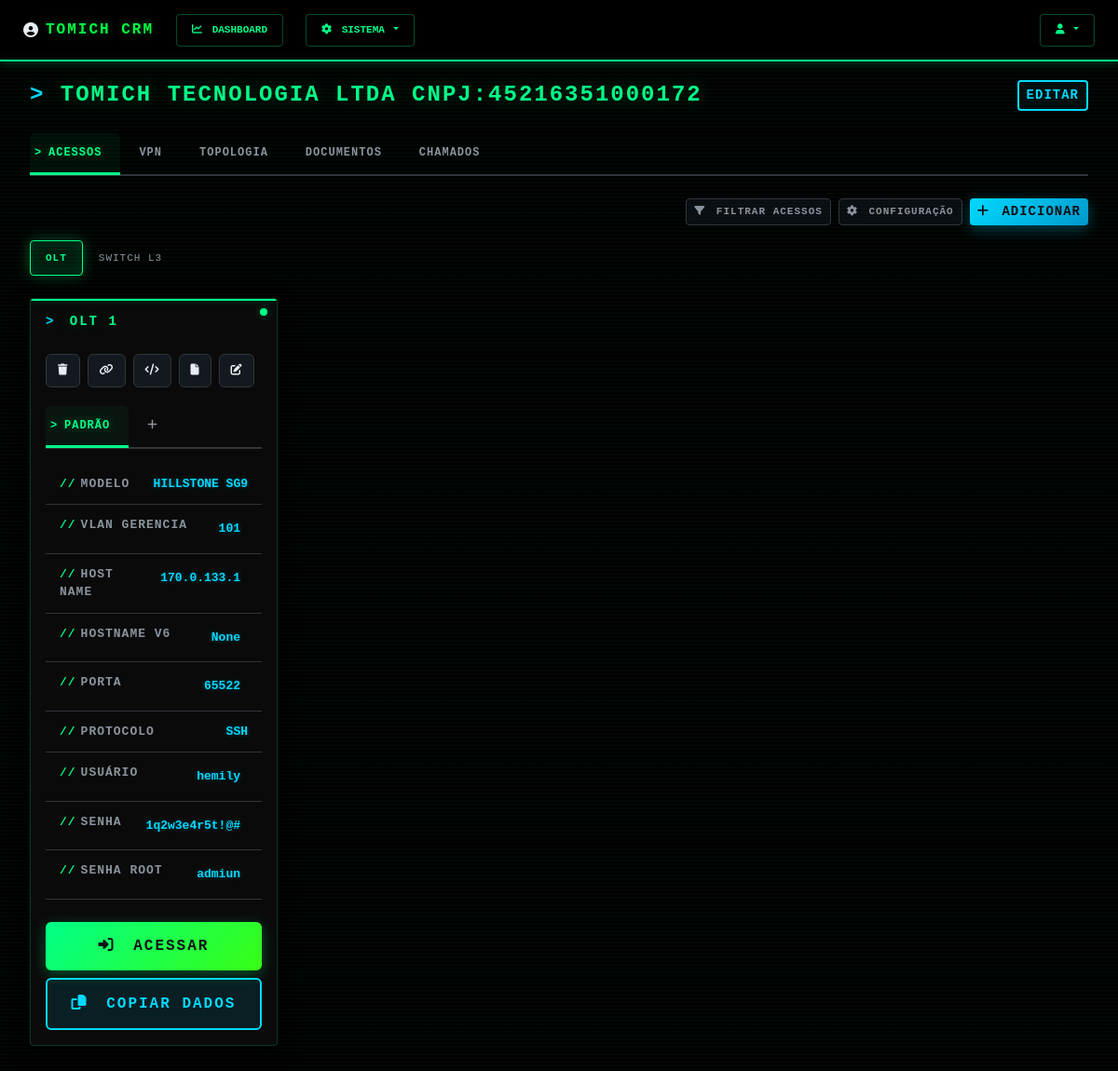
/clientes/listar/?id=1 (signed in), run on the app's committed database.
### clientes/models.py (models this page shows, shortened)
class Cliente(models.Model):
    usuario = models.OneToOneField(User, on_delete=models.CASCADE)
    nome_empresa = models.CharField(max_length=100)
    cnpj = models.CharField(max_length=18, unique=True)
    endereco = models.CharField(max_length=200)
    telefone = models.CharField(max_length=15,blank=True, null=True)
    email = models.EmailField(unique=True)
    cep = models.CharField(max_length=10, blank=True, null=True)
    cidade = models.CharField(max_length=100, blank=True, null=True)
    data_criacao = models.DateTimeField(auto_now_add=True)
    estado = models.CharField(max_length=2, blank=True, null=True)

class Acesso(models.Model):
    class ProtocoloChoices(models.TextChoices):
        HTTP = 'HTTP', 'HTTP'
        HTTPS = 'HTTPS', 'HTTPS'
        TELNET = 'TELNET', 'Telnet'
        SSH = 'SSH', 'SSH'
        WINBOX = 'WINBOX', 'Winbox'
        FTP = 'FTP', 'FTP'
        FTPS = 'FTPS', 'FTPS'
    cliente = models.ForeignKey('Cliente', on_delete=models.CASCADE, related_name='acessos')
    funcao = models.ForeignKey('funcao_equipamento.Funcao_equipamento', on_delete=models.SET_NULL, null=True, blank=True)
    modelo = models.ForeignKey('modelo_equipamento.Modelo_equipamento', on_delete=models.SET_NULL, null=True, blank=True)
    tipo = models.CharField(max_length=250, null=False, blank=False)
    host = models.GenericIPAddressField()
    host_ipv6 = models.GenericIPAddressField(null=True, blank=True)
    porta = models.PositiveIntegerField()
    protocolo = models.CharField(
        max_length=10,
        choices=ProtocoloChoices.choices
    )
    usuario = models.CharField(max_length=50)
    senha = models.CharField(max_length=100)
    senha_adm = models.CharField(max_length=100, blank=True)
    vlan = models.IntegerField(blank=True)

### funcao_equipamento/models.py (models this page shows)
class Funcao_equipamento(models.Model):
    data_criacao = models.DateTimeField(auto_now_add=True)
    descricao = models.TextField(unique=True)
    def __str__(self):
        return self.descricao or "Sem descrição"

### modelo_equipamento/models.py (models this page shows)
class Modelo_equipamento(models.Model):
    nome = models.CharField(max_length=100, unique=True)
    fabricante = models.CharField(max_length=100)
    data_criacao = models.DateTimeField(auto_now_add=True)
    descricao = models.TextField(blank=True, null=True)
    def __str__(self):
        return self.nome

### clientes/views.py (the view)
# urls.py: path('listar/', views.listar_clientes, name='listar_clientes'),
@login_required(login_url='login')
def listar_clientes(request):
    id_cliente = request.GET.get('id')
    cliente = Cliente.objects.get(id=id_cliente)
    funcao_selecionada = request.GET.get('funcao')
    modelos = Modelo_equipamento.objects.all()
    funcao_equipamentos = Funcao_equipamento.objects.all()
    funcoes = cliente.acessos.values_list('funcao', flat=True).distinct()
    if funcao_selecionada:
        acessos = cliente.acessos.filter(funcao=funcao_selecionada)
    else:
        acessos = cliente.acessos.all()
    documentos = Documento.objects.filter(cliente=cliente).order_by('-data_upload')
    arquivos_vpn = ArquivoVPN.objects.filter(cliente=cliente).order_by('-data_upload')
    imagens_topologia = ImagemTopologia.objects.filter(cliente=cliente).order_by('-data_upload')
    return render(request, 'listar.html', {
        'cliente': cliente,
        'funcoes': funcoes,
        'acessos': acessos,
        'funcao_selecionada': funcao_selecionada,
        'modelos': modelos,
        'funcao_equipamentos': funcao_equipamentos,
        'documentos': documentos,
        'arquivos_vpn': arquivos_vpn,  # ✅ ADICIONE ESTA LINHA
        'imagens_topologia': imagens_topologia,  # ✅ ADICIONE ESTA LINHA
    })

### clientes/templates/listar.html (shortened to what this page needs)
{% extends "base.html" %}
{% load static %}
{% block content %}
<div class="main-content">
    <div class="container-fluid">
        <div class="d-flex justify-content-between align-items-center mb-4">
            <h4 class="mb-0">{{ cliente.nome_empresa}} CNPJ:{{ cliente.cnpj}}</h4>
            <button class="btn btn-outline-primary btn-sm">Editar</button>
        </div>
        <ul class="nav nav-tabs mb-4" id="mainTabs">
            <li class="nav-item">
                <a class="nav-link active" href="#" onclick="trocarAba(event, 'acessos')">Acessos</a>
            </li>
            <li class="nav-item">
                <a class="nav-link" href="#" onclick="trocarAba(event, 'vpn')">VPN</a>
            </li>
            <li class="nav-item">
                <a class="nav-link" href="#" onclick="trocarAba(event, 'topologia')">Topologia</a>
            </li>
            <li class="nav-item">
                <a class="nav-link" href="#" onclick="trocarAba(event, 'documentos')">Documentos</a>
            </li>
            <li class="nav-item">
                <a class="nav-link" href="#" onclick="trocarAba(event, 'chamados')">Chamados</a>
            </li>
        </ul>
        <div id="tab-acessos" class="tab-content-main" style="display: block;">
            <div class="d-flex justify-content-end gap-2 mb-3">
                <button class="btn btn-sm btn-outline-secondary">
                    <i class="fas fa-filter me-1"></i> Filtrar Acessos
                </button>
                <button class="btn btn-sm btn-outline-secondary">
                    <i class="fas fa-cog me-1"></i> Configuração
                </button>
                <button class="btn btn-sm btn-primary" onclick="abrirModalAcesso()">
                    <i class="fas fa-plus me-1"></i> Adicionar
                </button>
            </div>
            {% regroup acessos by funcao as acessos_por_funcao %}
            <ul class="nav server-tabs mb-4" id="funcaoTabs">
                {% for grupo in acessos_por_funcao %}
                <li class="nav-item">
                    <a class="nav-link {% if forloop.first %}active{% endif %}" href="#"
                       onclick="mostrarFuncao(event, '{{ grupo.grouper }}')">
                        {{ grupo.grouper }}
                    </a>
                </li>
                {% endfor %}
            </ul>
            {% for grupo in acessos_por_funcao %}
            <div class="funcao-content" id="funcao-{{ grupo.grouper }}"
                 style="{% if not forloop.first %}display: none;{% endif %}">
                <div class="row">
                    {% for acesso in grupo.list %}
                    <div class="col-xl-3 col-lg-4 col-md-6 mb-4">
                        <div class="card h-100">
                            <div class="card-body">
                                <div class="server-header flex-column align-items-start">
                                    <div class="d-flex align-items-center justify-content-between w-100 mb-3">
                                        <h5 class="mb-0">{{ acesso.tipo }}</h5>
                                    </div>
                                    <div class="d-flex gap-2 flex-wrap">
                                        <form method="POST" action="{% url 'deletar_acesso' acesso.id %}"
                                              style="display: inline;"
                                              onsubmit="return confirm('Tem certeza que deseja excluir: {{ acesso.tipo }}?')">
                                            <button type="submit" class="icon-btn btn-sm" title="Excluir">
                                                <i class="fas fa-trash"></i>
                                            </button>
                                        </form>
                                        <button class="icon-btn btn-sm"><i class="fas fa-link"></i></button>
                                        <button class="icon-btn btn-sm"><i class="fas fa-code"></i></button>
                                        <button class="icon-btn btn-sm"><i class="fas fa-file"></i></button>
                                        <button class="icon-btn btn-sm" onclick="abrirModalEditarAcesso({{ acesso.id }})">
                                            <i class="fas fa-edit"></i>
                                        </button>
                                    </div>
                                </div>
                                <ul class="nav nav-tabs mb-3">
                                    <li class="nav-item"><a class="nav-link active" href="#">Padrão</a></li>
                                    <li class="nav-item"><a class="nav-link" href="#"><i class="fas fa-plus"></i></a></li>
                                </ul>
                                <div class="info-row">
                                    <span class="info-label">Modelo</span>
                                    <span class="info-value">{{ acesso.modelo }}</span>
                                </div>
                                <div class="info-row">
                                    <span class="info-label">Vlan Gerencia</span>
                                    <span class="info-value copyable" onclick="copiarTexto('{{ acesso.vlan }}')">{{ acesso.vlan }}</span>
                                </div>
                                <div class="info-row">
                                    <span class="info-label">Host Name</span>
                                    <span class="info-value copyable" onclick="copiarTexto('{{ acesso.host_ipv6 }}')">{{ acesso.host }}</span>
                                </div>
                                <div class="info-row">
                                    <span class="info-label">HostName v6</span>
                                    <span class="info-value copyable" onclick="copiarTexto('{{ acesso.host_ipv6 }}')">{{ acesso.host_ipv6 }}</span>
                                </div>
                                <div class="info-row">
                                    <span class="info-label">Porta</span>
                                    <span class="info-value copyable" onclick="copiarTexto('{{ acesso.porta }}')">{{ acesso.porta }}</span>
                                </div>
                                <div class="info-row">
                                    <span class="info-label">Protocolo</span>
                                    <span class="info-value">{{ acesso.protocolo }}</span>
                                </div>
                                <div class="info-row">
                                    <span class="info-label">Usuário</span>
                                    <span class="info-value copyable" onclick="copiarTexto('{{ acesso.usuario }}')">{{ acesso.usuario }}</span>
                                </div>
                                <div class="info-row">
                                    <span class="info-label">Senha</span>
                                    <span class="info-value copyable" onclick="copiarTexto('{{ acesso.senha }}')">{{ acesso.senha }}</span>
                                </div>
                                <div class="info-row">
                                    <span class="info-label">Senha Root</span>
                                    <span class="info-value copyable" onclick="copiarTexto('{{ acesso.senha_adm }}')">{{ acesso.senha_adm }}</span>
                                </div>
                             <div class="mt-4">
                            <button class="btn btn-access mb-2"
                                    onclick="acessarEquipamento('{{ acesso.protocolo }}', '{{ acesso.host }}', '{{ acesso.porta }}', '{{ acesso.usuario }}', '{{ acesso.senha }}')">
                                <i class="fas fa-sign-in-alt me-2"></i> Acessar
                            </button>
                            <button class="btn btn-backup"
                                    onclick="copiarDadosConexao('{{ acesso.host }}', '{{ acesso.porta }}', '{{ acesso.usuario }}', '{{ acesso.senha }}', '{{ acesso.protocolo }}')">
                                <i class="fas fa-copy me-2"></i> Copiar Dados
                            </button>
                        </div>
                            </div>
                        </div>
                    </div>
                    {% endfor %}
                </div>
            </div>
            {% empty %}
            <div class="col-12 text-center mt-4">
                <div class="alert alert-warning">Nenhum acesso cadastrado.</div>
            </div>
            {% endfor %}
        </div>
    </div>
</div>
{% endblock content %}

### templates/base.html (shortened to what this page needs)
{% load static %}
<!DOCTYPE html>
<html lang="pt-BR">
<head>
    <link href="https://cdnjs.cloudflare.com/ajax/libs/bootstrap/5.3.0/css/bootstrap.min.css" rel="stylesheet">
    <link href="https://cdnjs.cloudflare.com/ajax/libs/font-awesome/6.4.0/css/all.min.css" rel="stylesheet">
    <link href="{% static 'css/style.css'%}" rel="stylesheet">
</head>
<body>
    <nav class="top-bar">
        <div class="d-flex align-items-center justify-content-between">
            <div class="d-flex align-items-center gap-4">
                <div class="d-flex align-items-center">
                    <i class="fas fa-user-circle me-2"></i>
                    <strong>TOMICH CRM</strong>
                </div>
                <a href="{% url 'quadro_geral' %}" class="btn btn-sm">
                    <i class="fas fa-chart-line me-1"></i> Dashboard
                </a>
                <div class="dropdown">
                    <button class="btn btn-sm dropdown-toggle" type="button" data-bs-toggle="dropdown">
                        <i class="fas fa-cog me-1"></i> Sistema
                    </button>
                </div>
            </div>
            <div class="d-flex align-items-center gap-3">
                <div class="dropdown">
                    <button class="btn btn-sm btn-light dropdown-toggle" type="button" data-bs-toggle="dropdown">
                        <i class="fas fa-user"></i>
                    </button>
                </div>
            </div>
        </div>
    </nav>
        {% block content %}
        {% endblock %}
</body>
</html>

### data on the page
Cliente: nome_empresa "TOMICH TECNOLOGIA LTDA", cnpj "45216351000172"
Funcao_equipamento: grouper "OLT"
Funcao_equipamento: grouper "SWITCH L3"
Acesso: tipo "OLT 1", modelo "HILLSTONE SG9", vlan "101", host "170.0.133.1", host_ipv6 "None", porta "65522", protocolo "SSH", usuario "hemily", senha "1q2w3e4r5t!@#", senha_adm "admiun"
